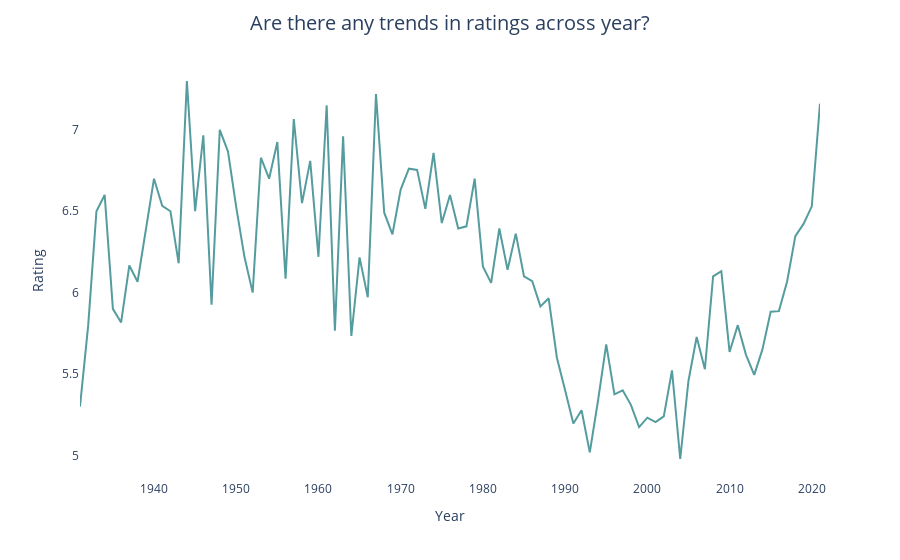

Notebook code cell kept with this figure:
### Code cell
# Group data by Year and calculate the average rating
average_rating_by_year = imdb.groupby('Year')['Rating'].mean().reset_index()

# Create the line plot with Plotly Express
fig = px.line(average_rating_by_year, x='Year', y='Rating', color_discrete_sequence=['#559C9E'])
fig.update_layout(title='Are there any trends in ratings across year?', title_x=0.5, title_pad=dict(t=20), title_font=dict(size=20), xaxis_title='Year', yaxis_title='Rating', xaxis=dict(showgrid=False), yaxis=dict(showgrid=False), plot_bgcolor = 'white')
fig.show()

### Figure 1 — Plotly figure (JSON) as saved in the notebook; plotly's stock layout.template omitted (floating-point values rounded to 4 significant figures)
{"data": [{"hovertemplate": "Year=%{x}<br>Rating=%{y}<extra></extra>", "legendgroup": "", "line": {"color": "#559C9E", "dash": "solid"}, "marker": {"symbol": "circle"}, "mode": "lines", "name": "", "orientation": "v", "showlegend": false, "type": "scatter", "x": [1931, 1932, 1933, 1934, 1935, 1936, 1937, 1938, 1940, 1941, 1942, 1943, 1944, 1945, 1946, 1947, 1948, 1949, 1950, 1951, 1952, 1953, 1954, 1955, 1956, 1957, 1958, 1959, 1960, 1961, 1962, 1963, 1964, 1965, 1966, 1967, 1968, 1969, 1970, 1971, 1972, 1973, 1974, 1975, 1976, 1977, 1978, 1979, 1980, 1981, 1982, 1983, 1984, 1985, 1986, 1987, 1988, 1989, 1990, 1991, 1992, 1993, 1994, 1995, 1996, 1997, 1998, 1999, 2000, 2001, 2002, 2003, 2004, 2005, 2006, 2007, 2008, 2009, 2010, 2011, 2012, 2013, 2014, 2015, 2016, 2017, 2018, 2019, 2020, 2021], "xaxis": "x", "y": [5.3, 5.8, 6.5, 6.6, 5.9, 5.817, 6.167, 6.067, 6.7, 6.533, 6.5, 6.18, 7.3, 6.5, 6.967, 5.925, 7, 6.867, 6.525, 6.22, 6, 6.829, 6.7, 6.925, 6.086, 7.067, 6.55, 6.809, 6.22, 7.15, 5.767, 6.96, 5.733, 6.217, 5.971, 7.22, 6.491, 6.358, 6.633, 6.762, 6.754, 6.514, 6.858, 6.427, 6.6, 6.393, 6.407, 6.7, 6.161, 6.06, 6.394, 6.14, 6.362, 6.1, 6.071, 5.915, 5.965, 5.6, 5.4, 5.195, 5.277, 5.019, 5.336, 5.682, 5.375, 5.4, 5.311, 5.174, 5.232, 5.204, 5.24, 5.523, 4.978, 5.457, 5.728, 5.529, 6.1, 6.132, 5.635, 5.8, 5.618, 5.495, 5.651, 5.882, 5.886, 6.069, 6.347, 6.422, 6.53, 7.161], "yaxis": "y"}], "layout": {"legend": {"tracegroupgap": 0}, "margin": {"t": 60}, "plot_bgcolor": "white", "title": {"font": {"size": 20}, "pad": {"t": 20}, "text": "Are there any trends in ratings across year?", "x": 0.5}, "xaxis": {"anchor": "y", "domain": [0, 1], "showgrid": false, "title": {"text": "Year"}}, "yaxis": {"anchor": "x", "domain": [0, 1], "showgrid": false, "title": {"text": "Rating"}}}}
